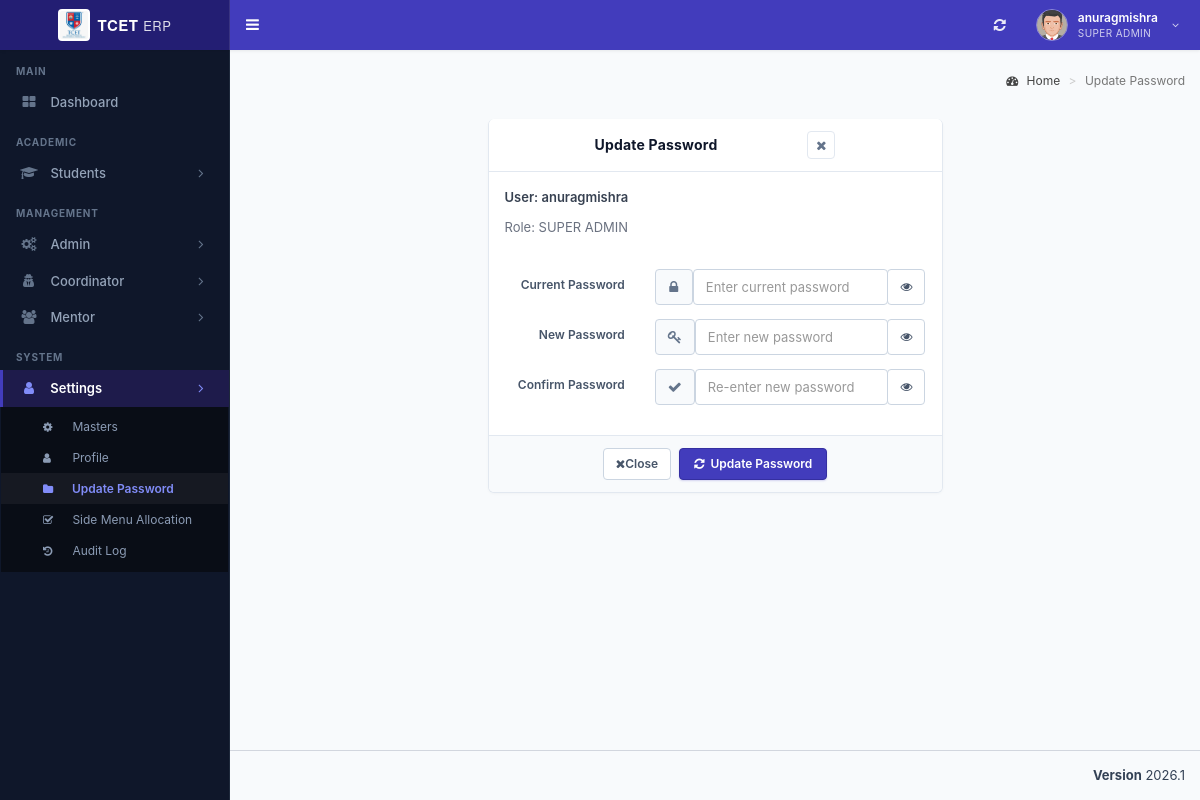
/admin/change_password.php (signed in), run on the app's committed database.
### tables this page shows
CREATE TABLE `st_role_master` (
  `role_id` int(11) NOT NULL,
  `role_name` varchar(100) NOT NULL
);

CREATE TABLE `st_login` (
  `login_id` int(11) NOT NULL,
  `username` varchar(200) NOT NULL,
  `password` varchar(255) NOT NULL,
  `user_id` int(11) NOT NULL,
  `created_at` timestamp NOT NULL DEFAULT current_timestamp()
);

CREATE TABLE `st_user_master` (
  `user_id` int(11) NOT NULL,
  `user_name` varchar(150) NOT NULL,
  `email_id` varchar(200) NOT NULL,
  `phone_number` varchar(15) DEFAULT NULL,
  `department_id` int(11) NOT NULL,
  `role_id` int(11) NOT NULL,
  `student_id` int(11) NOT NULL,
  `is_first_login` tinyint(1) DEFAULT 1
);

CREATE TABLE `st_menu_master` (
  `menu_id` int(11) NOT NULL,
  `menu_name` varchar(100) NOT NULL,
  `menu_icon` varchar(100) NOT NULL DEFAULT 'fa fa-folder'
);

CREATE TABLE `st_sub_menu_master` (
  `sub_menu_id` int(11) NOT NULL,
  `menu_id` int(11) NOT NULL,
  `sort_order` int(11) NOT NULL DEFAULT 0,
  `sub_menu_name` varchar(100) NOT NULL,
  `sub_menu_icon` varchar(100) NOT NULL DEFAULT 'fa fa-angle-double-right',
  `sub_menu_route` varchar(255) NOT NULL DEFAULT '#'
);

### admin/change_password.php (the view, shortened to what the rows shown need)
<?php
include "header/header.php";
$currentUserId = intval($userid ?? 0);
$currentRoleId = intval($usertype ?? 0);
$passwordData = array(
  'username' => (string) ($username ?? ''),
  'role_name' => (string) ($role_name ?? '')
);
if ($currentUserId > 0 && $currentRoleId > 0) {
    $profileSql = "SELECT l.username, r.role_name
                   FROM st_login l
                   LEFT JOIN st_user_master u ON u.user_id = l.user_id
                   LEFT JOIN st_role_master r ON r.role_id = u.role_id
                   WHERE l.user_id = ?
                   LIMIT 1";
  $profileStmt = mysqli_prepare($db_handle->conn, $profileSql);
  if ($profileStmt) {
      mysqli_stmt_bind_param($profileStmt, 'i', $currentUserId);
    mysqli_stmt_execute($profileStmt);
    $profileResult = mysqli_stmt_get_result($profileStmt);
    if ($profileResult && ($row = mysqli_fetch_assoc($profileResult))) {
      $passwordData['username'] = (string) ($row['username'] ?? $passwordData['username']);
      $passwordData['role_name'] = (string) ($row['role_name'] ?? $passwordData['role_name']);
    }
  }
}
?>
<div class="content-wrapper">
  <section class="content" style="margin-top: 20px;">
    <div class="row">
      <div class="col-md-6">
        <div class="box profile-form-card">
          <div class="box-body" style="padding-bottom: 0;">
            <p style="margin-bottom: 10px; color: #374151; font-weight: 600;">User: <?php echo htmlspecialchars($passwordData['username']); ?></p>
            <p style="margin-bottom: 0; color: #6b7280;">Role: <?php echo htmlspecialchars($passwordData['role_name']); ?></p>
          </div>
        </div>
      </div>
    </div>
  </section>
</div>
<?php include "header/footer.php"; ?>

### admin/header/header.php (shortened to what the rows shown need)
<?php
require_once __DIR__ . "/../../database/db_connect.php";
$db_handle = new DBController();
$sessionLoginId = intval($_SESSION['user_login_id'] ?? $_SESSION['user_session'] ?? 0);
$username = '';
$userid = 0;
$usertype = 0;
$sql = "SELECT l.login_id, l.username, l.user_id, u.role_id, u.user_name, u.department_id, u.student_id, r.role_name
	    FROM st_login l
	    LEFT JOIN st_user_master u ON u.user_id = l.user_id
	    LEFT JOIN st_role_master r ON r.role_id = u.role_id
	    WHERE l.login_id='" . $sessionLoginId . "' LIMIT 1";
$result = mysqli_query($db_handle->conn, $sql);
if ($result && $result->num_rows > 0) {
	$row = $result->fetch_assoc();
	$username = $row['username'];
	$userid = intval($row['user_id']);
	$usertype = intval($row['role_id']);
}
$name = $username;
$profileSql = "SELECT COALESCE(NULLIF(TRIM(u.user_name), ''), l.username) AS user_name
			   FROM st_login l
			   LEFT JOIN st_user_master u ON u.user_id = l.user_id
			   WHERE l.user_id = $userid LIMIT 1";
$profileResult = mysqli_query($db_handle->conn, $profileSql);
if ($profileResult && ($profileRow = mysqli_fetch_assoc($profileResult))) {
	$profileName = trim((string)($profileRow['user_name'] ?? ''));
	if ($profileName !== '') {
		$name = $profileName;
	}
}
$sql = "SELECT role_name FROM st_role_master WHERE role_id = ? LIMIT 1";
$stmt = mysqli_prepare($db_handle->conn, $sql);
if ($stmt) {
	mysqli_stmt_bind_param($stmt, 'i', $usertype);
	mysqli_stmt_execute($stmt);
	$result = mysqli_stmt_get_result($stmt);
	if ($row = mysqli_fetch_assoc($result)) {
		$role_name = $row['role_name'];
	}
}
?>
<!DOCTYPE html>
<html>
<head>
	<link rel="stylesheet" href="bootstrap/css/bootstrap.min.css">
	<link rel="stylesheet" href="https://cdnjs.cloudflare.com/ajax/libs/font-awesome/4.5.0/css/font-awesome.min.css">
	<link rel="stylesheet" href="https://cdnjs.cloudflare.com/ajax/libs/ionicons/2.0.1/css/ionicons.min.css">
	<link rel="stylesheet" href="dist/css/AdminLTE.min.css">
	<link rel="stylesheet" href="dist/css/skins/_all-skins.min.css">
	<link rel="stylesheet" href="plugins/iCheck/flat/blue.css">
	<link rel="stylesheet" href="plugins/morris/morris.css">
	<link rel="stylesheet" href="plugins/jvectormap/jquery-jvectormap-1.2.2.css">
	<link rel="stylesheet" href="plugins/datepicker/datepicker3.css">
	<link rel="stylesheet" href="plugins/daterangepicker/daterangepicker.css">
	<link rel="stylesheet" href="plugins/bootstrap-wysihtml5/bootstrap3-wysihtml5.min.css">
	<link rel="stylesheet" href="css/erp-theme.css">
</head>
<body class="hold-transition skin-blue sidebar-mini main-content-responsive">
	<div class="wrapper">
		<header class="main-header">
			<nav class="navbar navbar-static-top" role="navigation">
				<div class="navbar-custom-menu">
					<ul class="nav navbar-nav">
						<li class="dropdown user user-menu">
							<a href="#" class="dropdown-toggle erp-header-user-btn" data-toggle="dropdown">
								<div class="erp-header-user-meta hidden-xs">
									<span class="erp-header-user-name"><?php echo htmlspecialchars($name !== '' ? $name : $username); ?></span>
									<span class="erp-header-user-role"><?php echo htmlspecialchars($role_name ?? 'User'); ?></span>
								</div>
							</a>
						</li>
					</ul>
				</div>
			</nav>
		</header>
		<aside class="main-sidebar">
			<section class="sidebar">
				<?php include_once "side_menu.php"; ?>
			</section>
		</aside>

### admin/header/side_menu.php (shortened to what the rows shown need)
<?php
if (!function_exists('sidebar_has_column')) {
function sidebar_has_column($conn, $table, $column)
{
	$escapedColumn = mysqli_real_escape_string($conn, $column);
	$result = mysqli_query($conn, "SHOW COLUMNS FROM $table LIKE '$escapedColumn'");
	$exists = ($result && mysqli_num_rows($result) > 0);
	return $exists;
}
}
$menuHasIconColumn = sidebar_has_column($db_handle->conn, 'st_menu_master', 'menu_icon');
$subMenuHasIconColumn = sidebar_has_column($db_handle->conn, 'st_sub_menu_master', 'sub_menu_icon');
$subMenuHasRouteColumn = sidebar_has_column($db_handle->conn, 'st_sub_menu_master', 'sub_menu_route');
$menuTree = array();
$menuIconSelect = $menuHasIconColumn
	? "COALESCE(NULLIF(TRIM(m.menu_icon), ''), 'fa fa-folder') AS menu_icon"
	: "'fa fa-folder' AS menu_icon";
$subMenuRouteSelect = $subMenuHasRouteColumn
	? "COALESCE(NULLIF(TRIM(sm.sub_menu_route), ''), '#') AS sub_menu_route"
	: "'#' AS sub_menu_route";
$subMenuIconSelect = $subMenuHasIconColumn
	? "COALESCE(NULLIF(TRIM(sm.sub_menu_icon), ''), 'fa fa-angle-double-right') AS sub_menu_icon"
	: "'fa fa-angle-double-right' AS sub_menu_icon";
$menuSql = "SELECT m.menu_id, m.menu_name, $menuIconSelect
			FROM st_menu_master m
			WHERE (
				EXISTS (
					SELECT 1
					FROM st_menu_allocation_master mar
					WHERE mar.menu_id = m.menu_id
					  AND mar.role_id = ?
					  AND mar.sub_menu_id IS NULL
				)
				OR EXISTS (
					SELECT 1
					FROM st_menu_allocation_master maa
					WHERE maa.menu_id = m.menu_id
					  AND maa.role_id = ?
					  AND maa.sub_menu_id IS NOT NULL
				)
			)
			ORDER BY m.menu_id";
$menuStmt = mysqli_prepare($db_handle->conn, $menuSql);
if ($menuStmt) {
	mysqli_stmt_bind_param($menuStmt, 'ii', $usertype, $usertype);
	mysqli_stmt_execute($menuStmt);
	$menuResult = mysqli_stmt_get_result($menuStmt);
	while ($menuRow = mysqli_fetch_assoc($menuResult)) {
		$menuId = (int) $menuRow['menu_id'];
		$menuTree[$menuId] = array(
			'menu_name' => $menuRow['menu_name'],
			'menu_icon' => $menuRow['menu_icon'],
			'submenus' => array()
		);
		$subSql = "SELECT sm.sub_menu_id, sm.sub_menu_name, $subMenuRouteSelect, $subMenuIconSelect
				   FROM st_sub_menu_master sm
				   WHERE sm.menu_id = ?
				   AND (
					   EXISTS (
						   SELECT 1
						   FROM st_menu_allocation_master mar
						   WHERE mar.sub_menu_id = sm.sub_menu_id
							 AND mar.role_id = ?
					   )
				   )
				   ORDER BY sm.sort_order ASC, sm.sub_menu_id ASC";
		$subStmt = mysqli_prepare($db_handle->conn, $subSql);
		if ($subStmt) {
			mysqli_stmt_bind_param($subStmt, 'ii', $menuId, $usertype);
			mysqli_stmt_execute($subStmt);
			$subResult = mysqli_stmt_get_result($subStmt);
			while ($subRow = mysqli_fetch_assoc($subResult)) {
				$subId = intval($subRow['sub_menu_id']);
				if (in_array($subId, array(51, 52, 53), true)) {
					continue;
				}
				$menuTree[$menuId]['submenus'][] = $subRow;
			}
		}
	}
}
?>
<ul class="sidebar-menu" id="sidebar-dynamic-menu">
<?php
$sidebarHomeRoute = ((int) ($usertype ?? 0) === 5) ? 'student_dashboard.php' : 'index.php';
$sidebarHomeLabel = ((int) ($usertype ?? 0) === 5) ? 'Dashboard' : 'Dashboard';
$sidebarHomeIcon = ((int) ($usertype ?? 0) === 5) ? 'fa fa-dashboard' : 'fa fa-th-large';
$currentScript = basename($_SERVER['PHP_SELF'] ?? '');
?>
<li class="header">MAIN</li>
<li class="<?php echo ($currentScript === 'index.php' || $currentScript === 'student_dashboard.php') ? 'active' : ''; ?>">
	<a href="<?php echo htmlspecialchars($sidebarHomeRoute); ?>">
		<i class="<?php echo htmlspecialchars($sidebarHomeIcon); ?>"></i>
		<span><?php echo htmlspecialchars($sidebarHomeLabel); ?></span>
	</a>
</li>
<?php
$renderedHeaders = array();
foreach ($menuTree as $menuId => $menuData) {
	$menuName = trim((string) $menuData['menu_name']);
	$menuLower = strtolower($menuName);
	$menuIcon = trim((string) $menuData['menu_icon']);
	$sectionGroup = '';
	if (in_array($menuLower, array('students', 'student', 'coordinator', 'academics', 'academic'), true)) {
		$sectionGroup = 'ACADEMIC';
	} elseif (in_array($menuLower, array('admin', 'mentor', 'management'), true)) {
		$sectionGroup = 'MANAGEMENT';
	} elseif (in_array($menuLower, array('settings', 'system'), true)) {
		$sectionGroup = 'SYSTEM';
	}
	if ($sectionGroup !== '' && !isset($renderedHeaders[$sectionGroup])) {
		echo '<li class="header">' . htmlspecialchars($sectionGroup) . '</li>';
		$renderedHeaders[$sectionGroup] = true;
	}
	$isMenuActive = false;
	if (!empty($menuData['submenus'])) {
		foreach ($menuData['submenus'] as $sub) {
			$routeBase = basename($sub['sub_menu_route'] ?? '');
			if ($routeBase !== '' && $routeBase !== '#' && strpos($currentScript, $routeBase) !== false) {
				$isMenuActive = true;
				break;
			}
		}
	}
?>
<li class="treeview <?php echo $isMenuActive ? 'active' : ''; ?>" data-menu-id="<?php echo $menuId; ?>" id="sidebar-menu-<?php echo $menuId; ?>">
	<a href="#">
		<i class="<?php echo htmlspecialchars($menuIcon); ?>" aria-hidden="true"></i>
		<span><?php echo htmlspecialchars(ucwords(strtolower($menuName))); ?></span>
		<span class="pull-right-container">
			<i class="fa fa-angle-right pull-right"></i>
		</span>
	</a>
	<ul class="treeview-menu" id="sidebar-submenu-<?php echo $menuId; ?>" <?php echo $isMenuActive ? 'style="display: block;"' : ''; ?>>
	<?php if (!empty($menuData['submenus'])) {
		foreach ($menuData['submenus'] as $subMenu) {
			$subId = intval($subMenu['sub_menu_id']);
			$subName = trim((string) $subMenu['sub_menu_name']);
			$subRoute = trim((string) ($subMenu['sub_menu_route'] ?? '#'));
			$subIcon = trim((string) ($subMenu['sub_menu_icon'] ?? 'fa fa-circle-o'));
			$isSubActive = ($subRoute !== '#' && basename($subRoute) === $currentScript);
	?>
		<li class="<?php echo $isSubActive ? 'active' : ''; ?>" data-sub-menu-id="<?php echo $subId; ?>" id="sidebar-submenu-item-<?php echo $subId; ?>">
			<a href="<?php echo htmlspecialchars($subRoute); ?>">
				<i class="<?php echo htmlspecialchars($subIcon); ?>"></i>
				<span><?php echo htmlspecialchars($subName); ?></span>
			</a>
		</li>
	<?php }
	} ?>
	</ul>
</li>
<?php } ?>
</ul>

### data on the page
st_role_master: role_name "SUPER ADMIN"
st_login: user.role_id "Dashboard", username "anuragmishra", st_role_master.role_name "SUPER ADMIN"
st_menu_master: menu_name "ACADEMIC", menu_name "Students"
st_menu_master: menu_name "MANAGEMENT", menu_name "Admin"
st_menu_master: menu_name "Coordinator"
st_menu_master: menu_name "Mentor"
st_menu_master: menu_name "SYSTEM", menu_name "Settings"
st_sub_menu_master: sub_menu_name "Masters"
st_sub_menu_master: sub_menu_name "Profile"
st_sub_menu_master: sub_menu_name "Update Password"
st_sub_menu_master: sub_menu_name "Side Menu Allocation"
st_sub_menu_master: sub_menu_name "Audit Log"

### other printed values
$name !== '' ? $name : $username "anuragmishra"
